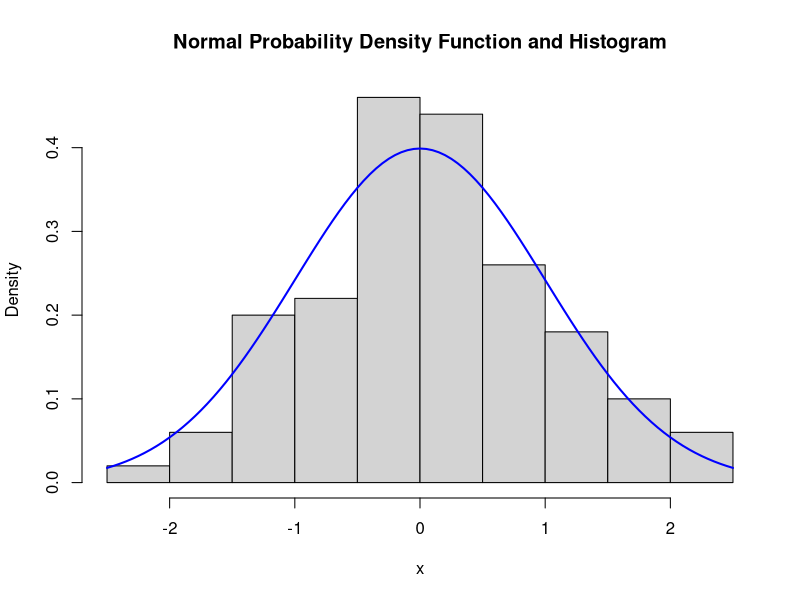
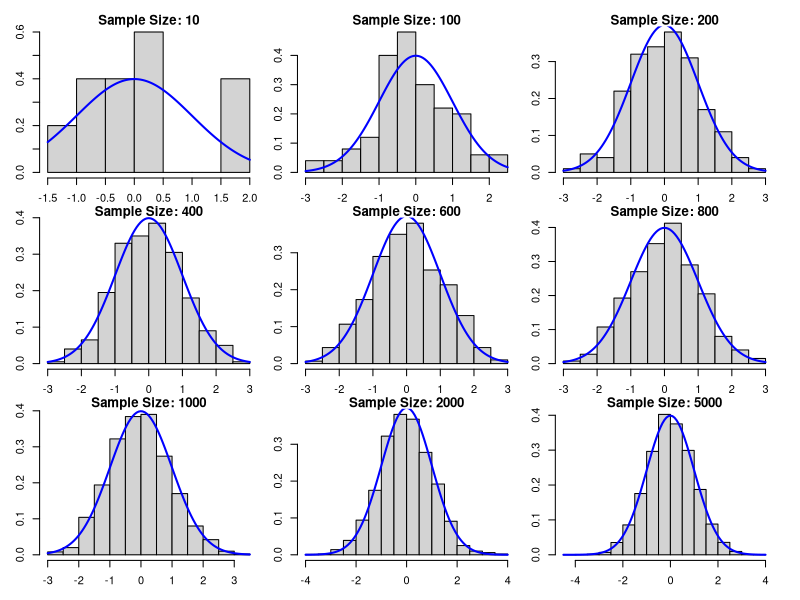

Generate these figures, in order, with R:
###### ONE DISTRIBUTION ########

set.seed(123) # set seed for reproducibility
n <- 100 # sample size
x <- rnorm(n, mean = 0, sd = 1) # generate random sample from normal distribution
hist(x, freq = FALSE, main = "Normal Probability Density Function and Histogram", xlab = "x", ylab = "Density")
x <- rnorm(10000, mean = 0, sd = 1) # generate very large random sample from normal distribution to prevent biased data and errors in our conclusions
curve(dnorm(x, mean = 0, sd = 1), add = TRUE, col = "blue", lwd = 2)


###### FREQ VS DISTRIBUTION 

set.seed(123) # set seed for reproducibility
par(mfrow = c(3,3), mar = c(2,2,1,1), oma = c(1,1,1,1)) # set up plotting parameters
for (n in c(10,100,200,400,600,800,1000,2000,5000)) {
  x <- rnorm(n, mean = 0, sd = 1) # generate random sample from normal distribution
  hist(x, freq = FALSE, main = paste("Sample Size:", n), xlab = "x", ylab = "Density") #frequency argument if true: the histogram graphic is a representation of frequencies the counts component of the result; if FALSE, probability densities, component density, are plotted (so that the histogram has a total area of one). Defaults to TRUE if and only if breaks are equidistant (and probability is not specified).
  x <- rnorm(100000, mean = 0, sd = 1) # generate very large random sample from normal distribution
  curve(dnorm(x, mean = 0, sd = 1), add = TRUE, col = "blue", lwd = 2)
  n <- n + 100 # increase sample size by 100 for each iteration
}
